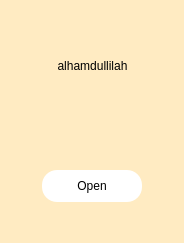
<?xml version="1.0" encoding="UTF-8"?>
<ui version="4.0">
 <class>newbox</class>
 <widget class="QGroupBox" name="newbox">
  <property name="geometry">
   <rect>
    <x>0</x>
    <y>0</y>
    <width>184</width>
    <height>243</height>
   </rect>
  </property>
  <property name="windowTitle">
   <string>GroupBox</string>
  </property>
  <property name="styleSheet">
   <string notr="true">QGroupBox{
	border-radius:15px;
	background-color:#ffebc2;

}</string>
  </property>
  <widget class="QPushButton" name="pushButton">
   <property name="geometry">
    <rect>
     <x>42</x>
     <y>170</y>
     <width>100</width>
     <height>32</height>
    </rect>
   </property>
   <property name="styleSheet">
    <string notr="true">QPushButton{
	background-color: #fff;
	border-radius:15px;
    color:black;
}

QPushButton:hover{
	 background-color: #1e293b;
	border-radius:15px;
	color:white;
}
</string>
   </property>
   <property name="text">
    <string>Open</string>
   </property>
  </widget>
  <widget class="QLabel" name="course_name">
   <property name="geometry">
    <rect>
     <x>37</x>
     <y>40</y>
     <width>111</width>
     <height>51</height>
    </rect>
   </property>
   <property name="styleSheet">
    <string notr="true">	font: 600 13pt &quot;Segoe UI&quot; ;
	color:Black;
</string>
   </property>
   <property name="text">
    <string>alhamdullilah</string>
   </property>
   <property name="alignment">
    <set>Qt::AlignCenter</set>
   </property>
  </widget>
 </widget>
 <resources/>
 <connections/>
</ui>
